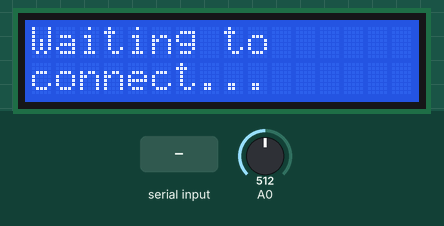
Bench run of a sketch on a simulated Arduino Uno, built with avr-gcc and run on an emulated ATmega328P. On the bench: 16×2 character LCD. The inputs (shaded band) are chosen by the test bench; at power-on: A0 = 512. What the sketch prints to the serial monitor is not drawn.

Above: at 2.4 s.
2.5 s: "Name\n" received over Serial
At 3.7 s:
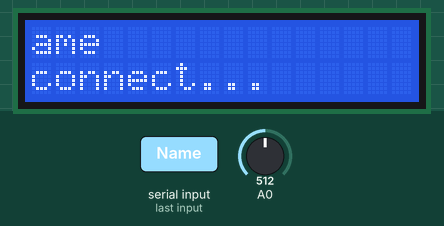
4.0 s: "Q\n" received over Serial
At 4.3 s:
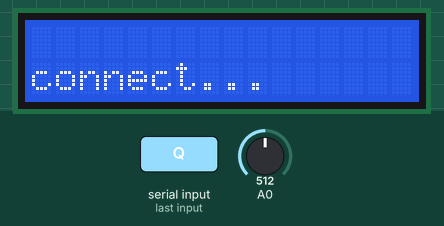
5.5 s: "90|45\n" received over Serial
At 6.1 s:
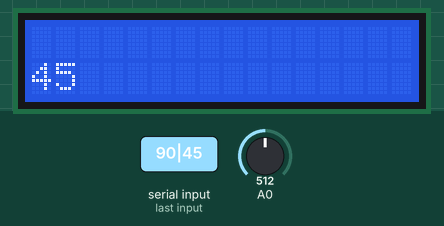
7.0 s: "Name\n" received over Serial
At 8.3 s:
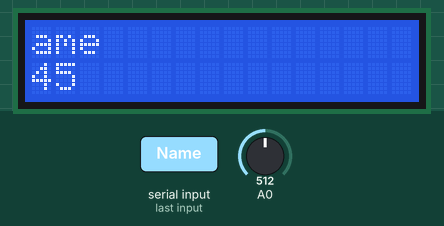
10.8 s: "99\n" received over Serial
At 12.0 s:
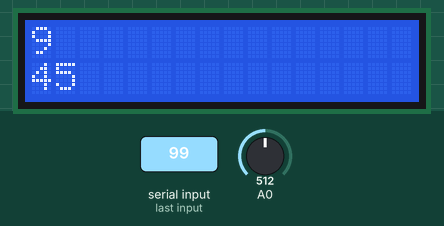
Timing chart, 0 to 13.3 s (numbered marks = the images above; inputs shaded):
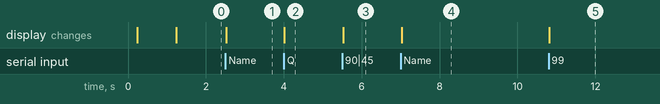

Measured:
- after the input at 2.5 s, the display: changes at once (image 1)
- after the input at 4.0 s, the display: changes at once (image 2)
- after the input at 5.5 s, the display: changes at once (image 3)
- after the input at 7.0 s, the display: changes at once (image 4)
- after the input at 10.8 s, the display: changes at once (image 5)

The sketch:

Serial1602ShieldSystemUI.ino
```cpp
#include <duinocom2.h>
#include <SerialOutput.h>
#include <DeviceName.h>
#include "Commands.h"
#include "DisplayShield.h"

bool isDebug = false;

bool didChange = false;

void setup()
{
  Serial.begin(9600);

  Serial.println("Serial GrowSense System UI");
  Serial.println("Starting...");

  loadDeviceNameFromEEPROM();

  serialPrintDeviceInfo();

  lcd.begin(16, 2);

  lcd.print("GrowSense");
  delay(1000);

  lcd.clear();
  lcd.setCursor(0,0);
  lcd.print("Waiting to");
  lcd.setCursor(0,1);
  lcd.print("connect...");
}

void loop()
{
  handleButtons();

  checkCommand();

  serialPrintData();

  delay(1);
}
```

Commands.cpp
```cpp
#include <Arduino.h>
#include <EEPROM.h>

#include "Common.h"
#include "Commands.h"
#include "DeviceName.h"
#include "SerialOutput.h"
#include "DisplayShield.h"

void checkCommand()
{
  /*if (isDebugMode)
  {
    Serial.println("Checking incoming serial commands");
  }*/

  if (checkMsgReady())
  {
    char* msg = getMsg();

    handleCommand(msg);
  }
}

void handleCommand(char* msg)
{
  if (isDebugMode)
  {
    Serial.println("");
    Serial.println("Handling command...");
  }

  Serial.print("Received message: ");
  Serial.println(msg);

  char letter = msg[0];

  Serial.print("Received message: ");
  Serial.println(msg);

  if (isKeyValue(msg))
  {
    Serial.println("  Is key value");

    char* key = getKey(msg);

    Serial.print("  Key: \"");
    Serial.print(key);
    Serial.println("\"");

    char* value = getValue(msg);

    Serial.print("  Value: \"");
    Serial.print(value);
    Serial.println("\"");

    if (strcmp(key, "Name") == 0)
    {
      if (isDebugMode)
        Serial.println("  Set device name");
      setDeviceName(value);
    }
  }
  else
  {
    if (letter == '#')
    {
      serialPrintDeviceInfo();
    }
    else if (letter == "Q")
    {
      forceSerialOutput();
    }
    else
    {
      int length = strlen(msg);

      int lineIndex = getLineIndex(msg);

      if (isDebugMode)
      {
        Serial.print("Line index: ");
        Serial.println(lineIndex);
      }

      int pipePosition = getPipePosition(msg);

      char text[16];
      substring(msg, pipePosition+1, strlen(msg)-pipePosition-1, text);

      if (isDebugMode)
      {
        Serial.print("Value: ");
        Serial.println(text);
      }

      if (length > 0 && !isWhitespace(text))
      {
        lcd.setCursor(0,lineIndex);
        lcd.print("                    ");
        lcd.setCursor(0,lineIndex);
        lcd.print(text);
      }
    }
  }

  forceSerialOutput();

  if (isDebugMode)
  {
    Serial.println("");
  }
}

int getLineIndex(char* msg)
{
  int pipePosition = getPipePosition(msg);

  int lineIndex = 0;

  if (pipePosition > 0)
  {
    lineIndex = readInt(msg, 0, pipePosition+1);
  }

  return lineIndex;
}

int getPipePosition(char* msg)
{

  if (isDebugMode)
  {
    Serial.print("Getting pipe position from: ");
    Serial.println(msg);
  }

  int pipePosition = 0;

  unsigned int numElements = strlen(msg);
  unsigned int i;
  for(i = 0; i < numElements; ++i) {
      if (msg[i] == '|') {
          pipePosition = i;
          break;
      }
  }

  return pipePosition;
}

void substring(char msg[], int startIndex, int length, char output[])
{
  //char buffer[15];

  if (isDebugMode)
    Serial.println("Substring");

  int total = 0;

  for (int i = 0; i < length; i++)
  {
    output[i] = msg[startIndex+i];

    if (isDebugMode)
      Serial.println(output[i]);

    total++;
  }

  output[total] = '\0';
}


void restoreDefaultSettings()
{
  Serial.println("Restoring default settings");

  EEPROMReset();
}
```

Commands.h
```cpp
#ifndef COMMANDS_H_
#define COMMANDS_H_

#include "Common.h"
#include "duinocom2.h"
#include "EEPROMHelper.h"

void checkCommand();

void handleCommand(char* msg);

int getLineIndex(char* msg);

int getPipePosition(char* msg);

void substring(char msg[], int startIndex, int length, char output[]);

void restoreDefaultSettings();

#endif
```

Common.cpp
```cpp
#include <Arduino.h>
#include <EEPROM.h>

#include "Common.h"

bool isDebugMode = false;

long loopNumber = 0;

void serialPrintLoopHeader()
{
  if (isDebugMode)
  {
    Serial.println("==========");
    Serial.print("Start Loop: ");
    Serial.println(loopNumber);
    Serial.print("Time: ");
    Serial.print(millisecondsToSecondsWithDecimal(millis()));
    Serial.println(" seconds");
    Serial.println("");
  }
}

void serialPrintLoopFooter()
{
  if (isDebugMode)
  {
    Serial.print("End Loop: ");
    Serial.println(loopNumber);
    Serial.println("==========");
    Serial.println("");
  }
}

unsigned long secondsToMilliseconds(int seconds)
{
  return seconds * 1000;
}

float millisecondsToSecondsWithDecimal(int milliseconds)
{
  return float(milliseconds) / float(1000);
}

int readInt(char* text, int startPosition, int digitCount)
{
  char buffer[digitCount];

  if (isDebugMode)
    Serial.println("Reading int");

  for (int i = 0; i < digitCount; i++)
  {
    buffer[i] = text[startPosition+i];

    //if (verboseCom)
    //  Serial.println(buffer[i]);
  }

  int number = atoi(buffer);

  return number;
}
```

Common.h
```cpp
#ifndef COMMON_H_
#define COMMON_H_

#define VERSION "1-0-0-1"
#define BOARD_TYPE "uno"

extern const int ANALOG_MAX;

extern bool isDebugMode;

extern long loopNumber;

void serialPrintLoopHeader();
void serialPrintLoopFooter();

int readInt(char* text, int startPosition, int digitCount);

unsigned long secondsToMilliseconds(int seconds);
float millisecondsToSecondsWithDecimal(int milliseconds);

void forceSerialOutput();

#endif
/* COMMON_H_ */
```

DeviceName.cpp
```cpp
#include <Arduino.h>
#include <EEPROM.h>

#include "DeviceName.h"
#include "Common.h"
#include "EEPROMHelper.h"

#define DEVICE_NAME_EEPROM_FLAG_ADDRESS 210
#define DEVICE_NAME_EEPROM_ADDRESS 211

String deviceName = "";

void setDeviceName(char* newName)
{
  Serial.print("Device name: ");
  Serial.println(newName);

  deviceName = newName;

  EEPROMWriteCharsAndSetFlag(DEVICE_NAME_EEPROM_FLAG_ADDRESS, DEVICE_NAME_EEPROM_ADDRESS, newName);
}

void loadDeviceNameFromEEPROM()
{
  if (isDebugMode)
    Serial.println("  Reading device name from EEPROM");

  if (EEPROMFlagIsSet(DEVICE_NAME_EEPROM_FLAG_ADDRESS))
  {
    deviceName = EEPROMReadString(DEVICE_NAME_EEPROM_ADDRESS);
  }
  else
  {
    if (isDebugMode)
      Serial.println("  Device name has not been set to EEPROM. Using default.");
  }

  Serial.print("  Device name: ");
  Serial.println(deviceName);
}
```

DeviceName.h
```cpp
#ifndef DEVICENAME_H_
#define DEVICENAME_H_

extern String deviceName;

void setDeviceName(char* newName);

void loadDeviceNameFromEEPROM();

#endif
/* DEVICENAME */
```

DisplayShield.cpp
```cpp
#include <Arduino.h>
#include "DisplayShield.h"

LiquidCrystal lcd(8, 9, 4, 5, 6, 7);

int lcd_key     = 0;
int adc_key_in  = 0;

#define btnRIGHT  0
#define btnUP     1
#define btnDOWN   2
#define btnLEFT   3
#define btnSELECT 4
#define btnNONE   5

long lastButtonPress = 0;
long buttonInterval = 300;


void handleButtons()
{
  // Buttons are temporarily disabled to avoid duplicate presses
  bool buttonsAreAvailable = millis() - lastButtonPress >= buttonInterval;

  if (buttonsAreAvailable)
  {
    lcd_key = read_LCD_buttons();  // read the buttons

    handleButton(lcd_key);

    lastButtonPress = millis();
  }
}

void handleButton(char lcd_key)
{
 switch (lcd_key)
 {
   case btnRIGHT:
   {
      Serial.println("right");
      break;
   }
   case btnLEFT:
   {
      Serial.println("left");
     break;
   }
   case btnUP:
   {
      Serial.println("up");
     break;
   }
   case btnDOWN:
   {
      Serial.println("down");
     break;
   }
   case btnSELECT:
   {
      Serial.println("select");
     break;
   }
   case btnNONE:
   {
     break;
   }
 }
}

int read_LCD_buttons()
{
  adc_key_in = analogRead(0);      // read the value from the sensor

  //Serial.println(adc_key_in);

 // my buttons when read are centered at these valies: 0, 144, 329, 504, 741
 // we add approx 50 to those values and check to see if we are close
 if (adc_key_in > 1000) return btnNONE; // We make this the 1st option for speed reasons since it will be the most likely result

 // For V1.1 us this threshold
/* if (adc_key_in < 50)   return btnRIGHT;
 if (adc_key_in < 250)  return btnUP;
 if (adc_key_in < 450)  return btnDOWN;
 if (adc_key_in < 650)  return btnLEFT;
 if (adc_key_in < 850)  return btnSELECT; */

 // For V1.0 comment the other threshold and use the one below:

 if (adc_key_in < 50)   return btnRIGHT;
 if (adc_key_in < 195)  return btnUP;
 if (adc_key_in < 380)  return btnDOWN;
 if (adc_key_in < 555)  return btnLEFT;
 if (adc_key_in < 790)  return btnSELECT;


 return btnNONE;  // when all others fail, return this...
}
```

DisplayShield.h
```cpp
#ifndef DISPLAY_H_
#define DISPLAY_H_

#include <LiquidCrystal.h>

#define btnRIGHT  0
#define btnUP     1
#define btnDOWN   2
#define btnLEFT   3
#define btnSELECT 4
#define btnNONE   5

extern LiquidCrystal lcd;

extern int lcd_key;
extern int adc_key_in;

extern long lastButtonPress;
extern long buttonInterval;

void handleButtons();

void handleButton(char lcd_key);

int read_LCD_buttons();

#endif
/* DISPLAY_H_ */
```

EEPROMHelper.cpp
```cpp
#include <Arduino.h>
#include <EEPROM.h>
#include <EEPROMHelper.h>

#include "Common.h"

bool isDebugEEPROMMode = false;

void EEPROMWriteLong(int address, long value)
{
  //Decomposition from a long to 4 bytes by using bitshift.
  //One = Most significant -> Four = Least significant byte
  byte four = (value & 0xFF);
  byte three = ((value >> 8) & 0xFF);
  byte two = ((value >> 16) & 0xFF);
  byte one = ((value >> 24) & 0xFF);

  //Write the 4 bytes into the eeprom memory.
  EEPROM.write(address, four);
  EEPROM.write(address + 1, three);
  EEPROM.write(address + 2, two);
  EEPROM.write(address + 3, one);
  EEPROM.write(address + 4, '\0');
}

void EEPROMWriteLongAndSetFlag(int flagAddress, int address, long value)
{
  EEPROMWriteLong(address, value);
  EEPROMSetFlag(flagAddress);
}

long EEPROMReadLong(int address)
{
  //Read the 4 bytes from the eeprom memory.
  long four = EEPROM.read(address);
  long three = EEPROM.read(address + 1);
  long two = EEPROM.read(address + 2);
  long one = EEPROM.read(address + 3);

  //Return the recomposed long by using bitshift.
  return ((four << 0) & 0xFF) + ((three << 8) & 0xFFFF) + ((two << 16) & 0xFFFFFF) + ((one << 24) & 0xFFFFFFFF);
}

void EEPROMWriteChars(int address, char* data)
{
  //Serial.println("Writing char array to eeprom...");
  //Serial.print("Length:");
  //Serial.println(length);
  int length = strlen(data);
  int i;
  for(i=0;i<length;i++)
  {
    //Serial.println("Writing char to eeprom...");
    //Serial.print("Address:");
    //Serial.println(address+i);
    //Serial.print("Char:");
    //Serial.println(data[i]);
    EEPROM.write(address+i,data[i]);
  }
  EEPROM.write(address+length,'\0');   //Add termination null character for String Data
}

void EEPROMWriteCharsAndSetFlag(int flagAddress, int address, char* data)
{
  EEPROMSetFlag(flagAddress);
  EEPROMWriteChars(address, data);
}

String EEPROMReadString(int address)
{
  if (isDebugEEPROMMode)
    Serial.println("Reading string from EEPROM...");

  int i = 0;
  char k;
  char output[10];
  k=EEPROM.read(address);
  while(k != '\0' && i<500)   //Read until null character
  {
    k=EEPROM.read(address+i);
    //if (isDebugEEPROMMode)
    //  Serial.println(k);
    output[i]=k;
    i++;
  }
  output[i]='\0';

  if (isDebugEEPROMMode)
  {
    Serial.print("  ");
    Serial.println(output);
    Serial.println();
  }

  return String(output);
}

String EEPROMReadStringIfSet(int flagAddress, int valueAddress, char* defaultValue)
{
  String output = "";
  if (isDebugEEPROMMode)
  {
    Serial.println("");
    Serial.println("  Reading chars from EEPROM if set...");
    //Serial.print("  Flag address: ");
    //Serial.println(flagAddress);
    //Serial.print("  Value address: ");
    //Serial.println(valueAddress);
  }

  if (EEPROMFlagIsSet(flagAddress))
  {
    if (isDebugEEPROMMode)
      Serial.println("    Flag is set. Reading from EEPROM");

    output = EEPROMReadString(valueAddress);
  }
  else
  {
    if (isDebugEEPROMMode)
    {
      Serial.println("    Flag is not set. Using default value");
      output = String(defaultValue);
    }
  }

  if (isDebugEEPROMMode)
  {
    Serial.print("    Value: ");
    Serial.println(output);
    Serial.println("  Finished reading chars from EEPROM if set");
    Serial.println();
  }

  return output;
}

void EEPROMSetFlag(int address)
{
  if (EEPROM.read(address) != 99)
  {
    EEPROM.write(address, 99);
  }
}

void EEPROMRemoveFlag(int address)
{
    EEPROM.write(address, 0);
}

bool EEPROMFlagIsSet(int address)
{
    return EEPROM.read(address) == 99;
}

void EEPROMReset()
{
  for (int i = 0; i < 512; i++)
  {
    if (EEPROM.read(i) != 0)
      EEPROM.write(i, 0);
  }
}
```

EEPROMHelper.h
```cpp
#ifndef EEPROMHELPER_H_
#define EEPROMHELPER_H_

extern bool isDebugEEPROM;

void EEPROMWriteLong(int address, long value);
void EEPROMWriteLongAndSetFlag(int flagAddress, int address, long value);
long EEPROMReadLong(int address);

void EEPROMWriteChars(int address, char* value);
void EEPROMWriteCharsAndSetFlag(int flagAddress, int address, char* value);

String EEPROMReadString(int address);
String EEPROMReadStringIfSet(int flagAddress, int valueAddress, char* defaultValue);

void EEPROMSetFlag(int address);
void EEPROMRemoveFlag(int address);
bool EEPROMFlagIsSet(int address);

void EEPROMReset();

#endif
```

SerialOutput.cpp
```cpp
#include <Arduino.h>
#include <EEPROM.h>

#include "Common.h"
#include "DeviceName.h"

unsigned long lastSerialOutputTime = 0;
long serialOutputIntervalInSeconds = 5;

void serialPrintDeviceInfo()
{
  Serial.println("");
  Serial.println("-- Start Device Info");
  Serial.println("Family: GrowSense");
  Serial.println("Group: ui");
  Serial.println("Project: Serial1602ShieldSystemUI");
  Serial.print("Device name: ");
  Serial.println(deviceName);
  Serial.print("Board: ");
  Serial.println(BOARD_TYPE);
  Serial.print("Version: ");
  Serial.println(VERSION);
  Serial.println("ScriptCode: ui");
  Serial.println("-- End Device Info");
  Serial.println("");
}

void serialPrintData()
{
  bool isTimeToPrintData = lastSerialOutputTime == 0
   || millis() - lastSerialOutputTime >= secondsToMilliseconds(serialOutputIntervalInSeconds);

  if (isTimeToPrintData)
  {
    lastSerialOutputTime = millis();

    Serial.print("D;"); // This prefix indicates that the line contains data.
    Serial.print("Name:");
    Serial.print(deviceName);
    Serial.print(";");
    Serial.print("V:");
    Serial.print(VERSION);
    Serial.println(";;");
  }
}

void forceSerialOutput()
{
    // Reset the last serial output time
    lastSerialOutputTime = 0;//millis()-secondsToMilliseconds(serialOutputIntervalInSeconds);
}
```

SerialOutput.h
```cpp
#ifndef SerialOutput_H_
#define SerialOutput_H_

extern unsigned long lastSerialOutputTime;
extern long serialOutputIntervalInSeconds;

void serialPrintDeviceInfo();

void serialPrintData();

void forceSerialOutput();

#endif
```

duinocom2.h
```cpp
#ifndef duinocom_H_
#define duinocom_H_

const int MAX_MSG_LENGTH = 30;
const int MAX_KEY_LENGTH = 10;
const int MAX_VALUE_LENGTH = 20;


bool checkMsgReady();

char* getMsg();

int getMsgLength();

void printMsg(char msg[MAX_MSG_LENGTH]);

void clearMsg(char msg[MAX_MSG_LENGTH]);

void identify();

char getCmdChar(char msg[MAX_MSG_LENGTH], int characterPosition);

bool isKeyValue(char msg[MAX_MSG_LENGTH]);

char* getKey(char msg[MAX_MSG_LENGTH]);

char* getValue(char msg[MAX_MSG_LENGTH]);

int indexOf(char* msg, char c);


#endif
```

Source omitted: duinocom2.cpp (5185 bytes)
